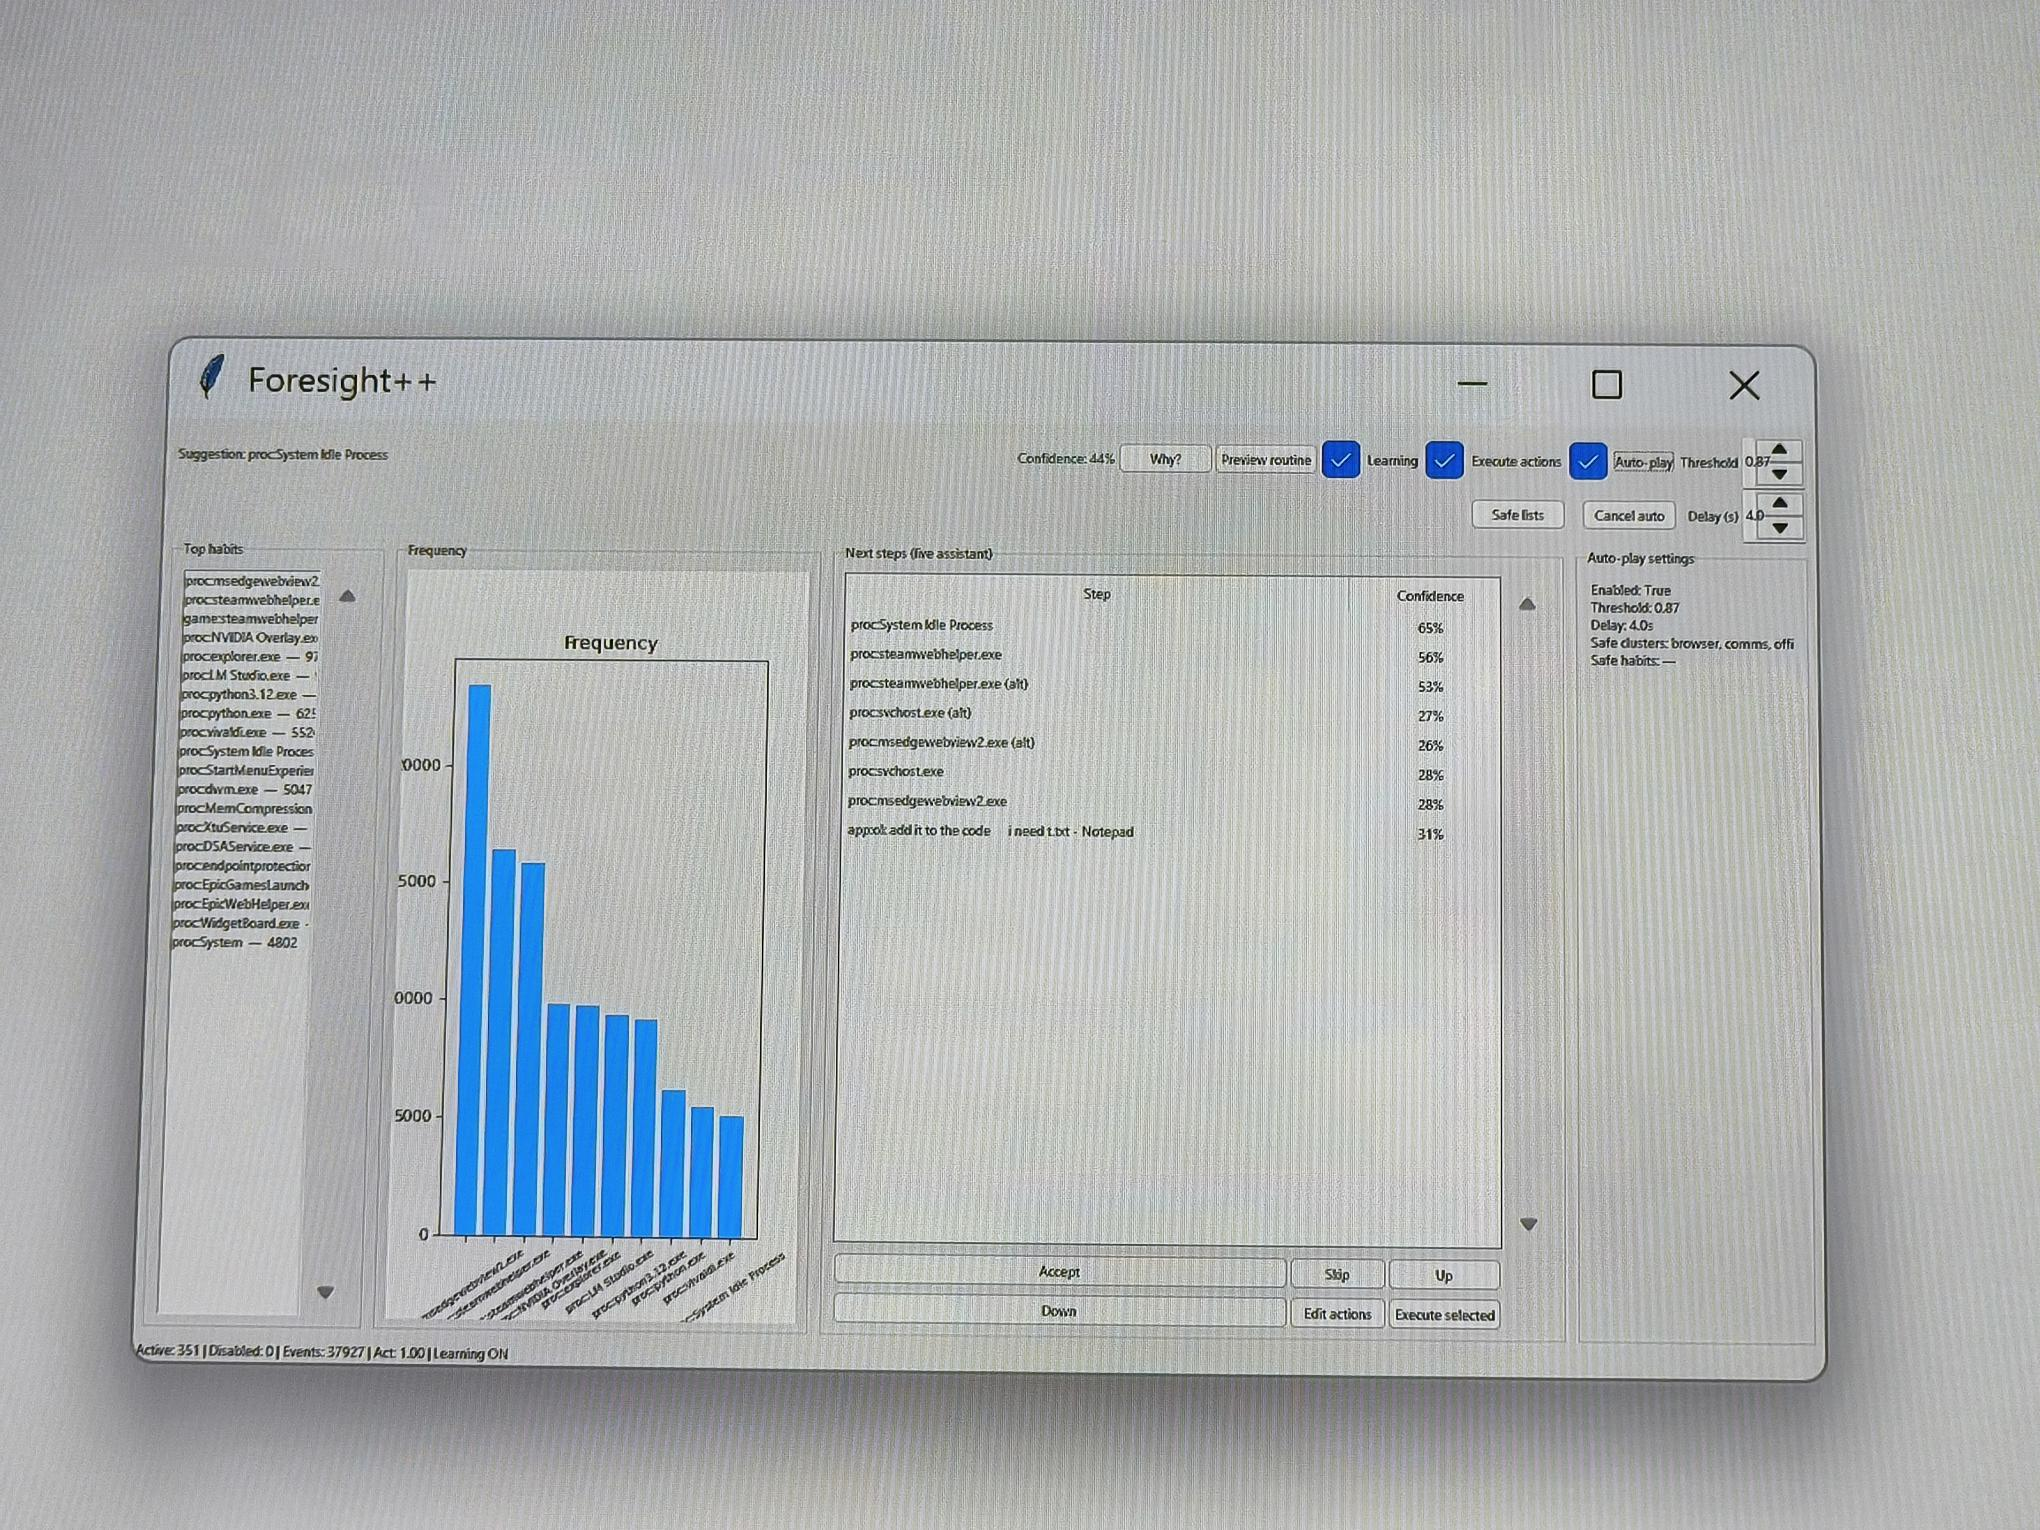

Write Python code to recreate this figure.
#!/usr/bin/env python3
# -*- coding: utf-8 -*-

"""
Foresight++: anticipatory assistant with fast-and-deep upgrades

What's new (fast + deep):
- Slate optimization: chooses the next 3–5 steps to minimize friction (context switches, cold starts).
- Dynamic Bayesian chaining: blends short-/long-range transitions with change-point sensitivity for routine shifts.
- Calendar urgency curves: progressively bias work/comms with approaching events, not just on/off boosts.
- Improved anomaly guardrails: rolling baselines + change-point signals for early, calm outlier prompts.
- Transformer-lite embeddings: learns compact habit/context embeddings without heavy dependencies; generalizes to new/renamed items.
- Routine grammar induction: discovers reusable micro/macro subroutines and recomposes them under constraints.
- Multi-agent ensemble: RoutineAgent + ContextAgent + AnomalyAgent vote; ConfidenceCalibrator blends for stability.
- Why + What-If ready: explanations include signal decomposition and “what would flip this choice.”
- Routine preview in UI: see the likely macro-routine from the current trigger.
- Safe auto-play hardening: requires cluster and (optional) provenance hints before execution.
"""

import sys
import os
import json
import time
import threading
import datetime
import importlib
import subprocess
import base64
import locale
import uuid
from collections import defaultdict, deque, Counter
from typing import Dict, List, Tuple, Optional, Set

# ----------------------------
# Auto-loader (minimal libs)
# ----------------------------
def auto_loader(libraries: List[str]) -> None:
    for lib in libraries:
        try:
            importlib.import_module(lib)
        except ImportError:
            try:
                subprocess.check_call([sys.executable, "-m", "pip", "install", lib])
            except Exception as e:
                print(f"[foresight] Failed to install {lib}: {e}")

auto_loader(["matplotlib", "psutil", "cryptography"])

# Tkinter baseline
try:
    import tkinter as tk
    from tkinter import ttk, messagebox, simpledialog
except Exception as e:
    print("[foresight] Tkinter not available.")
    print(e)
    sys.exit(1)

# Matplotlib (optional visual)
try:
    import matplotlib
    matplotlib.use("Agg")
    import matplotlib.pyplot as plt
    from matplotlib.backends.backend_tkagg import FigureCanvasTkAgg
except Exception:
    plt = None
    FigureCanvasTkAgg = None

# System libraries
import psutil

# Cryptography
from cryptography.fernet import Fernet
from cryptography.hazmat.primitives.kdf.pbkdf2 import PBKDF2HMAC
from cryptography.hazmat.primitives import hashes
from cryptography.hazmat.backends import default_backend

# ----------------------------
# Cross-platform foreground window title (best-effort)
# ----------------------------
def get_foreground_window_title() -> Optional[str]:
    plat = sys.platform
    if plat.startswith("win"):
        try:
            import ctypes
            user32 = ctypes.windll.user32
            try:
                user32.SetProcessDPIAware()
            except Exception:
                pass
            hwnd = user32.GetForegroundWindow()
            if hwnd == 0:
                return None
            length = user32.GetWindowTextLengthW(hwnd)
            buf = ctypes.create_unicode_buffer(length + 1)
            user32.GetWindowTextW(hwnd, buf, length + 1)
            title = buf.value.strip()
            return title if title else None
        except Exception:
            return None
    elif plat == "darwin":
        try:
            from AppKit import NSWorkspace
            active_app = NSWorkspace.sharedWorkspace().frontmostApplication()
            name = active_app.localizedName() if active_app else None
            return name.strip() if name else None
        except Exception:
            return None
    elif plat.startswith("linux"):
        try:
            import subprocess as sp
            out = sp.check_output(["wmctrl", "-lx"], stderr=sp.DEVNULL).decode("utf-8", errors="ignore")
            lines = [l for l in out.splitlines() if l.strip()]
            if lines:
                parts = lines[-1].split()
                title = parts[-1] if parts else ""
                return title.strip() or None
        except Exception:
            pass
        try:
            import subprocess as sp
            out = sp.check_output(["xprop", "-root", "_NET_ACTIVE_WINDOW"], stderr=sp.DEVNULL).decode("utf-8", errors="ignore")
            parts = out.split()
            wid = parts[-1]
            if wid and wid != "0x0":
                out2 = sp.check_output(["xprop", "-id", wid, "WM_NAME"], stderr=sp.DEVNULL).decode("utf-8", errors="ignore")
                if "=" in out2:
                    title = out2.split("=", 1)[1].strip().strip('"')
                    return title if title else None
        except Exception:
            return None
    return None

# ----------------------------
# SecurityGuardian: encryption + suspicion scoring
# ----------------------------
class SecurityGuardian:
    def __init__(self, salt_file: str = "foresight.salt"):
        self.salt_file = salt_file
        self.salt = self._load_or_create_salt()
        self.key = self._derive_key()
        self.fernet = Fernet(self.key)
        self.bad_markers = [
            "login", "verify", "password", "account locked", "free", "prize", "claim",
            "gift", "crypto", "investment", "urgent", "warning", "lottery", "sweepstakes"
        ]
        self.whitelist: Set[str] = set()
        self.watchlist: Set[str] = set()
        self.safe_daily: Dict[str, int] = defaultdict(int)

    def _load_or_create_salt(self) -> bytes:
        if os.path.exists(self.salt_file):
            try:
                with open(self.salt_file, "rb") as f:
                    return f.read()
            except Exception:
                pass
        salt = os.urandom(16)
        try:
            with open(self.salt_file, "wb") as f:
                f.write(salt)
        except Exception:
            pass
        return salt

    def _screen_fingerprint(self) -> str:
        try:
            root = tk.Tk()
            root.withdraw()
            w = root.winfo_screenwidth()
            h = root.winfo_screenheight()
            root.destroy()
            return f"{w}x{h}"
        except Exception:
            return "unknown_screen"

    def _derive_key(self) -> bytes:
        try:
            hostname = os.uname().nodename
        except Exception:
            hostname = os.environ.get("COMPUTERNAME") or os.environ.get("HOSTNAME") or "unknown_host"
        mac = uuid.getnode()
        tz = time.tzname[0] if time.tzname else "unknown_tz"
        try:
            loc = locale.getdefaultlocale()[0] or "unknown_locale"
        except Exception:
            loc = "unknown_locale"
        screen = self._screen_fingerprint()
        fingerprint = f"{hostname}|{mac}|{tz}|{loc}|{screen}"
        kdf = PBKDF2HMAC(algorithm=hashes.SHA256(), length=32, salt=self.salt,
                         iterations=100_000, backend=default_backend())
        return base64.urlsafe_b64encode(kdf.derive(fingerprint.encode("utf-8")))

    def encrypt(self, data: bytes) -> bytes:
        return self.fernet.encrypt(data)

    def decrypt(self, data: bytes) -> bytes:
        return self.fernet.decrypt(data)

    def score_title_suspicion(self, title: str, hour: int, daily_count: int) -> float:
        t = (title or "").lower()
        score = 0.0
        for m in self.bad_markers:
            if m in t:
                score += 0.4
        if hour in (1, 2, 3, 4, 5):
            score += 0.2
        if daily_count == 0 and any(m in t for m in self.bad_markers):
            score += 0.3
        return min(score, 1.0)

    def score_process_suspicion(self, name: str, cpu: float, mem_mb: float,
                                hour: int, seen_before: bool, parent_name: Optional[str],
                                net_connections: int, baseline_net: float) -> float:
        lname = (name or "").lower()
        score = 0.0
        if not seen_before and lname not in {x.lower() for x in self.whitelist}:
            score += 0.35
        if cpu >= 25.0 or mem_mb >= 800.0:
            score += 0.35
        if hour in (1, 2, 3, 4, 5):
            score += 0.15
        suspicious_parents = {"powershell.exe", "cmd.exe", "wscript.exe", "cscript.exe", "bash", "zsh", "sh", "osascript"}
        if parent_name and parent_name.lower() in suspicious_parents:
            score += 0.25
        if lname.endswith(".scr") or lname.endswith(".js") or lname.endswith(".vbs"):
            score += 0.25
        if baseline_net >= 0 and net_connections > baseline_net * 3 + 2:
            score += 0.3
        return min(score, 1.0)

# ----------------------------
# Data structures
# ----------------------------
class HabitStats:
    __slots__ = ("count", "last_ts", "tod_hist")
    def __init__(self, count: int = 0, last_ts: float = 0.0, tod_hist: Optional[Dict[int, int]] = None):
        self.count = count
        self.last_ts = last_ts
        self.tod_hist = tod_hist if tod_hist is not None else {h: 0 for h in range(24)}
    def to_dict(self) -> Dict:
        return {"count": self.count, "last_ts": self.last_ts, "tod_hist": self.tod_hist}
    @staticmethod
    def from_dict(d: Dict) -> "HabitStats":
        return HabitStats(
            count=int(d.get("count", 0)),
            last_ts=float(d.get("last_ts", 0.0)),
            tod_hist={int(k): int(v) for k, v in d.get("tod_hist", {h: 0 for h in range(24)}).items()}
        )

# ----------------------------
# External context fusion (calendar urgency curves)
# ----------------------------
class ContextManager:
    def __init__(self, path: str = "foresight_context.json"):
        self.path = path
        self.data: Dict = {}
        self.last_load = 0.0
        self.reload_interval = 30.0

    def load(self) -> None:
        try:
            if (time.time() - self.last_load) < self.reload_interval and self.data:
                return
            if os.path.exists(self.path):
                with open(self.path, "r", encoding="utf-8") as f:
                    self.data = json.load(f)
            else:
                self.data = {}
            self.last_load = time.time()
        except Exception:
            self.data = {}

    def features(self) -> Dict[str, float]:
        self.load()
        deadline_min = float(self.data.get("deadline_minutes", 0.0))
        meeting_now = bool(self.data.get("meeting_now", False))
        network_burst = float(self.data.get("network_burst", 0.0))  # 0..1
        # urgency curve rises nonlinearly as deadline approaches
        if deadline_min > 0:
            if deadline_min < 15:
                deadline_urgency = 1.0
            elif deadline_min < 60:
                deadline_urgency = 0.75
            elif deadline_min < 120:
                deadline_urgency = 0.45
            else:
                deadline_urgency = max(0.1, 1.0 - (deadline_min / 480.0))
        else:
            deadline_urgency = 0.0
        return {
            "deadline_urgency": max(0.0, min(1.0, deadline_urgency)),
            "meeting_now": 1.0 if meeting_now else 0.0,
            "network_burst": max(0.0, min(1.0, network_burst)),
        }

# ----------------------------
# Confidence calibration
# ----------------------------
class ConfidenceCalibrator:
    def __init__(self, bins: int = 10, history_max: int = 4000):
        self.bins = bins
        self.bin_correct = [0] * bins
        self.bin_total = [0] * bins
        self.history = deque(maxlen=history_max)  # (raw_conf, correct)
        self.alpha = 0.6
        self.global_beta = [1.0, 1.0]  # Beta(a,b)

    def _bin_index(self, conf: float) -> int:
        conf = max(0.0, min(1.0, conf))
        idx = int(conf * self.bins)
        return min(self.bins - 1, idx)

    def update(self, raw_conf: float, correct: bool) -> None:
        idx = self._bin_index(raw_conf)
        self.bin_total[idx] += 1
        if correct:
            self.bin_correct[idx] += 1
            self.global_beta[0] += 1.0
        else:
            self.global_beta[1] += 1.0
        self.history.append((raw_conf, 1 if correct else 0))

    def reliability(self, raw_conf: float) -> float:
        idx = self._bin_index(raw_conf)
        total = self.bin_total[idx]
        a, b = self.global_beta
        global_rel = a / (a + b)
        if total == 0:
            return global_rel
        return (self.bin_correct[idx] + a * 0.1) / (total + (a + b) * 0.1)

    def calibrate(self, raw_conf: float) -> float:
        r = self.reliability(raw_conf)
        return max(0.0, min(1.0, self.alpha * raw_conf + (1 - self.alpha) * r))

# ----------------------------
# Transformer-lite embeddings (compact, dependency-free)
# ----------------------------
class TinyEmbedder:
    """
    Learns 64-d embeddings for:
    - habits (keys like 'web:Docs', 'app:Notepad', 'proc:code.exe')
    - contexts (hour, dow)
    - clusters (browser, ide, office, comms, terminal, play, system)
    Training signal:
    - co-occurrence in short windows
    - sequences (triplets)
    - recency-weighted updates
    """

    def __init__(self, dim: int = 64):
        self.dim = dim
        self.vecs: Dict[str, List[float]] = defaultdict(lambda: [0.0] * dim)
        self.lr = 0.08
        self.decay = 0.995

    def _seed(self, key: str) -> None:
        if key in self.vecs and any(self.vecs[key]):
            return
        h = abs(hash(key))
        rnd = (h % 7919) + 1
        # pseudo-random init in (-0.1, 0.1)
        self.vecs[key] = [(((rnd * (i + 31)) % 104729) / 104729.0 * 0.2 - 0.1) for i in range(self.dim)]



    def _add(self, key: str, vec: List[float], scale: float) -> None:
        self._seed(key)
        kvec = self.vecs[key]
        for i in range(self.dim):
            kvec[i] = self.decay * kvec[i] + self.lr * scale * vec[i]

    def update_pair(self, a: str, b: str, scale: float = 1.0) -> None:
        self._seed(a); self._seed(b)
        av = self.vecs[a]; bv = self.vecs[b]
        # symmetric pull
        self._add(a, bv, scale)
        self._add(b, av, scale)

    def update_triplet(self, a: str, b: str, c: str, scale: float = 1.0) -> None:
        self.update_pair(a, b, scale)
        self.update_pair(b, c, scale)
        self.update_pair(a, c, scale * 0.7)

    def similarity(self, a: str, b: str) -> float:
        self._seed(a); self._seed(b)
        av = self.vecs[a]; bv = self.vecs[b]
        dot = sum(x * y for x, y in zip(av, bv))
        na = (sum(x * x for x in av) ** 0.5) or 1.0
        nb = (sum(y * y for y in bv) ** 0.5) or 1.0
        return max(0.0, min(1.0, dot / (na * nb + 1e-9)))

# ----------------------------
# Grammar induction for routines
# ----------------------------
class RoutineGrammar:
    """
    Induces reusable subroutines from frequent subsequences.
    - mines frequent subsequences (length 3..8)
    - scores them by support and compressibility (how much they reduce description length)
    - provides micro/macro routines keyed by first trigger
    """

    def __init__(self, min_len: int = 3, max_len: int = 8, top_k: int = 80):
        self.min_len = min_len
        self.max_len = max_len
        self.top_k = top_k
        self.rules: Dict[Tuple[str, ...], int] = Counter()
        self.by_trigger: Dict[str, List[Tuple[str, ...]]] = defaultdict(list)
        self.last_build_ts = 0.0

    def ingest(self, events: List[Tuple[float, str]]) -> None:
        seq = [h for ts, h in events if isinstance(h, str) and not h.startswith("advisory:")]
        cc = Counter()
        n = len(seq)
        for L in range(self.min_len, self.max_len + 1):
            for i in range(0, max(0, n - L + 1)):
                window = tuple(seq[i:i+L])
                if not window[0].startswith(("web:", "work:", "proc:", "app:")):
                    continue
                cc[window] += 1
        self.rules = Counter(dict(cc.most_common(self.top_k)))
        self._index_by_trigger()
        self.last_build_ts = time.time()

    def _index_by_trigger(self) -> None:
        idx = defaultdict(list)
        for chain, cnt in self.rules.items():
            idx[chain[0]].append(chain)
        for k in idx:
            idx[k].sort(key=lambda c: (len(c), self.rules.get(c, 0)), reverse=True)
        self.by_trigger = idx

    def routine_from_trigger(self, trigger: str) -> Optional[List[str]]:
        best = self.by_trigger.get(trigger)
        return list(best[0]) if best else None

# ----------------------------
# Next-gen predictor with multi-agent ensemble
# ----------------------------
class NextGenPredictor:
    def __init__(self):
        # transitions
        self.transitions1: Dict[str, Dict[str, float]] = defaultdict(lambda: defaultdict(float))
        self.transitions2: Dict[Tuple[str, str], Dict[str, float]] = defaultdict(lambda: defaultdict(float))
        self.transitions3: Dict[Tuple[str, str, str], Dict[str, float]] = defaultdict(lambda: defaultdict(float))

        # dynamic Bayesian chaining hyperparams
        self.cp_sensitivity = 0.15  # change-point penalty/boost factor

        # context biases
        self.context_bias: Dict[Tuple[int, int, int], Dict[str, float]] = defaultdict(lambda: defaultdict(float))
        self.season_month_bias: Dict[Tuple[int, int], Dict[str, float]] = defaultdict(lambda: defaultdict(float))
        self.season_wom_bias: Dict[Tuple[int, int], Dict[str, float]] = defaultdict(lambda: defaultdict(float))

        # clusters
        self.cluster_map = {
            "browser": ["chrome", "edge", "firefox", "brave", "opera", "safari"],
            "ide": ["code", "vscode", "pycharm", "idea", "sublime"],
            "office": ["word", "excel", "powerpoint", "outlook"],
            "terminal": ["powershell", "cmd", "bash", "zsh", "terminal"],
            "comms": ["teams", "slack", "discord", "zoom", "meet"],
            "play": ["steam", "epic", "game"],
            "system": ["settings", "taskmgr", "monitor", "process"]
        }

        # semantic bias
        self.tag_bias = {"work": 0.12, "comms": 0.10, "system": 0.06, "play": -0.08}
        self.cluster_weight = 0.15

        # decay & learning
        self.base_decay = 0.98
        self.adaptive_factor = 0.02
        self.lr = 0.06

        # weights
        self.weights = {
            "sequence1": 1.0, "sequence2": 1.2, "sequence3": 1.25,
            "context": 1.0, "season_month": 0.6, "season_wom": 0.6,
            "tod": 0.8, "global": 0.7, "cluster": 0.3, "recency": 0.6
        }

        # ensemble agent weights
        self.agent_weights = {"routine": 0.5, "context": 0.35, "anomaly": 0.15}

        self._lock = threading.RLock()
        self.stability_counter = 0

        # anomaly baseline + change-point monitoring
        self.anomaly_baseline: Dict[Tuple[int,int], Dict[str, float]] = defaultdict(lambda: defaultdict(float))
        self.cp_window = deque(maxlen=50)  # track recent prediction/accept outcomes

        # embeddings
        self.embedder = TinyEmbedder(dim=64)

    def _habit_cluster(self, habit_key: Optional[str]) -> Optional[str]:
        if not habit_key:
            return None
        h = habit_key.lower()
        for cname, keywords in self.cluster_map.items():
            if any(k in h for k in keywords):
                return cname
        if habit_key.startswith("web:"):
            return "browser"
        if habit_key.startswith("work:"):
            return "office"
        if habit_key.startswith("proc:"):
            return "system"
        return None

    def _semantic_tag(self, habit_key: Optional[str], hour: int) -> Optional[str]:
        if not habit_key:
            return None
        cl = self._habit_cluster(habit_key)
        if cl in {"office", "ide", "terminal"}:
            return "work"
        if cl == "comms":
            return "comms"
        if cl == "system":
            return "system"
        if cl == "browser":
            # learned time windows can be introduced by user later; simple default:
            return "work" if 8 <= hour <= 18 else "play"
        return None

    def _adaptive_decay(self) -> float:
        adj = max(-0.03, min(0.03, (self.stability_counter / 20.0) * self.adaptive_factor))
        return max(0.94, min(0.995, self.base_decay + adj))

    def update_sequence(self, prev1: Optional[str], prev2: Optional[str], prev3: Optional[str], curr: str) -> None:
        if not curr:
            return
        with self._lock:
            decay = self._adaptive_decay()
            # embeddings update
            hour_key = f"hour:{datetime.datetime.fromtimestamp(time.time()).hour}"
            cluster = self._habit_cluster(curr) or "unknown"
            self.embedder.update_triplet(prev1 or "null", curr, cluster, scale=1.0)
            self.embedder.update_pair(curr, hour_key, scale=0.7)

            if prev1:
                for nxt in list(self.transitions1[prev1].keys()):
                    self.transitions1[prev1][nxt] *= decay
                self.transitions1[prev1][curr] += 1.0
                c1 = self._habit_cluster(prev1)
                c2 = self._habit_cluster(curr)
                if c1 and c2 and c1 == c2:
                    self.transitions1[prev1][curr] += self.cluster_weight
            if prev1 and prev2:
                key2 = (prev2, prev1)
                for nxt in list(self.transitions2[key2].keys()):
                    self.transitions2[key2][nxt] *= decay
                self.transitions2[key2][curr] += 1.0
            if prev1 and prev2 and prev3:
                key3 = (prev3, prev2, prev1)
                for nxt in list(self.transitions3[key3].keys()):
                    self.transitions3[key3][nxt] *= decay
                self.transitions3[key3][curr] += 1.0

    def _week_of_month(self, dt: datetime.datetime) -> int:
        first_day = dt.replace(day=1)
        dom = dt.day
        adjusted_dom = dom + first_day.weekday()
        return int((adjusted_dom - 1) / 7) + 1

    def update_context(self, dt: datetime.datetime, habit_key: str) -> None:
        hour = dt.hour
        dow = dt.weekday()
        weekend = 1 if dow >= 5 else 0
        month = dt.month
        wom = self._week_of_month(dt)
        with self._lock:
            self.context_bias[(hour, dow, weekend)][habit_key] += 1.0
            self.season_month_bias[(month, dow)][habit_key] += 1.0
            self.season_wom_bias[(wom, dow)][habit_key] += 1.0
            self.anomaly_baseline[(hour, dow)][habit_key] += 1.0

    def _tod_smoothing(self, hour: int, habits: Dict[str, HabitStats]) -> Dict[str, float]:
        kernel = {0: 0.25, 1: 0.5, 2: 0.25}
        scores = {}
        for hkey, stats in habits.items():
            val = 0.0
            for dk, w in kernel.items():
                hh = (hour - 1 + dk) % 24
                val += w * float(stats.tod_hist.get(hh, 0))
            scores[hkey] = val
        total = sum(scores.values()) or 1.0
        return {k: (v / total) for k, v in scores.items()}

    def _recency_scores(self, now_ts: float, habits: Dict[str, HabitStats]) -> Dict[str, float]:
        lam = 1.0 / 24.0
        scores = {}
        for hkey, stats in habits.items():
            dt_hours = max(0.0, (now_ts - (stats.last_ts or 0.0)) / 3600.0)
            scores[hkey] = (2.71828 ** (-lam * dt_hours))
        total = sum(scores.values()) or 1.0
        return {k: (v / total) for k, v in scores.items()}

    def _norm(self, d: Dict[str, float]) -> Dict[str, float]:
        total = float(sum(d.values()))
        if total <= 0.0:
            return {k: 0.0 for k in d.keys()}
        return {k: (v / total) for k, v in d.items()}

    def _score_snapshot(self, prev1: Optional[str], prev2: Optional[str], prev3: Optional[str],
                        dt: datetime.datetime, habits: Dict[str, HabitStats], now_ts: float,
                        ctx_features: Optional[Dict[str,float]] = None) -> Tuple[Dict[str, float], Dict[str, Dict[str, float]]]:
        hour = dt.hour
        dow = dt.weekday()
        weekend = 1 if dow >= 5 else 0
        month = dt.month
        wom = self._week_of_month(dt)

        # Routine agent (sequence + embeddings generalization)
        seq1 = defaultdict(float)
        if prev1 and prev1 in self.transitions1:
            for nxt, cnt in self.transitions1[prev1].items():
                seq1[nxt] += cnt

        seq2 = defaultdict(float)
        k2 = (prev2, prev1) if (prev2 and prev1) else None
        if k2 and k2 in self.transitions2:
            for nxt, cnt in self.transitions2[k2].items():
                seq2[nxt] += cnt

        seq3 = defaultdict(float)
        k3 = (prev3, prev2, prev1) if (prev3 and prev2 and prev1) else None
        if k3 and k3 in self.transitions3:
            for nxt, cnt in self.transitions3[k3].items():
                seq3[nxt] += cnt

        # embeddings similarity to prev1
        emb_scores = defaultdict(float)
        if prev1:
            for h in habits.keys():
                emb_scores[h] = self.embedder.similarity(prev1, h)

        # Context agent
        ctx = defaultdict(float)
        for h, cnt in self.context_bias[(hour, dow, weekend)].items():
            ctx[h] += cnt

        season_m = defaultdict(float)
        for h, cnt in self.season_month_bias[(month, dow)].items():
            season_m[h] += cnt

        season_w = defaultdict(float)
        for h, cnt in self.season_wom_bias[(wom, dow)].items():
            season_w[h] += cnt

        glob_scores = {h: s.count for h, s in habits.items()}
        tod_scores = self._tod_smoothing(hour, habits)
        rec_scores = self._recency_scores(now_ts, habits)

        seq1_n = self._norm(seq1)
        seq2_n = self._norm(seq2)
        seq3_n = self._norm(seq3)
        emb_n = self._norm(emb_scores)
        ctx_n = self._norm(ctx)
        season_m_n = self._norm(season_m)
        season_w_n = self._norm(season_w)
        glob_n = self._norm(glob_scores)

        routine_score = defaultdict(float)
        context_score = defaultdict(float)
        anomaly_signal = defaultdict(float)

        components = {
            "sequence1": {}, "sequence2": {}, "sequence3": {}, "embeddings": {},
            "context": {}, "season_month": {}, "season_wom": {},
            "tod": {}, "global": {}, "cluster": {}, "recency": {}, "semantic": {},
            "anomaly": {}
        }

        # compute scores
        for h in habits.keys():
            # routine agent
            r = (self.weights["sequence1"] * seq1_n.get(h, 0.0)
                 + self.weights["sequence2"] * seq2_n.get(h, 0.0)
                 + self.weights["sequence3"] * seq3_n.get(h, 0.0)
                 + 0.8 * emb_n.get(h, 0.0))
            c_prev = self._habit_cluster(prev1) if prev1 else None
            c_h = self._habit_cluster(h)
            if c_prev and c_h and c_prev == c_h:
                r += self.weights["cluster"] * 0.5
                components["cluster"][h] = self.weights["cluster"] * 0.5

            # context agent
            tag = self._semantic_tag(h, hour)
            sem_bias = self.tag_bias.get(tag, 0.0) if tag else 0.0
            c = (self.weights["context"]   * ctx_n.get(h, 0.0)
                 + self.weights["season_month"] * season_m_n.get(h, 0.0)
                 + self.weights["season_wom"]   * season_w_n.get(h, 0.0)
                 + self.weights["tod"]       * tod_scores.get(h, 0.0)
                 + self.weights["global"]    * glob_n.get(h, 0.0)
                 + self.weights["recency"]   * rec_scores.get(h, 0.0)
                 + sem_bias)

            # urgency curves
            if ctx_features:
                du = ctx_features.get("deadline_urgency", 0.0)
                meet = ctx_features.get("meeting_now", 0.0)
                if du > 0 and tag == "work":
                    c += 0.12 * du
                if meet > 0 and (c_h == "comms" or tag == "comms"):
                    c += 0.18
                if ctx_features.get("network_burst", 0.0) > 0.6 and c_h == "browser":
                    c += 0.08

            routine_score[h] = r
            context_score[h] = c

            components["sequence1"][h] = self.weights["sequence1"] * seq1_n.get(h, 0.0)
            components["sequence2"][h] = self.weights["sequence2"] * seq2_n.get(h, 0.0)
            components["sequence3"][h] = self.weights["sequence3"] * seq3_n.get(h, 0.0)
            components["embeddings"][h] = 0.8 * emb_n.get(h, 0.0)
            components["context"][h]   = self.weights["context"]   * ctx_n.get(h, 0.0)
            components["season_month"][h] = self.weights["season_month"] * season_m_n.get(h, 0.0)
            components["season_wom"][h]   = self.weights["season_wom"]   * season_w_n.get(h, 0.0)
            components["tod"][h]       = self.weights["tod"]       * tod_scores.get(h, 0.0)
            components["global"][h]    = self.weights["global"]    * glob_n.get(h, 0.0)
            components["recency"][h]   = self.weights["recency"]   * rec_scores.get(h, 0.0)
            components["semantic"][h]  = sem_bias

            # anomaly agent signal (baseline deviation)
            baseline = self.anomaly_baseline[(hour, dow)].get(h, 0.0)
            norm_base = baseline / (baseline + 8.0)
            total_local = r + c
            ratio = abs(total_local - norm_base) / (total_local + norm_base + 1e-9)
            anomaly_signal[h] = max(0.0, min(1.0, ratio))
            components["anomaly"][h] = anomaly_signal[h]

        # ensemble combination
        final_scores = defaultdict(float)
        for h in habits.keys():
            final_scores[h] = (self.agent_weights["routine"] * routine_score[h]
                               + self.agent_weights["context"] * context_score[h]
                               + self.agent_weights["anomaly"] * (1.0 - anomaly_signal[h]))  # lower anomaly boosts confidence

        return final_scores, components

    def _choose(self, scores: Dict[str, float]) -> Tuple[Optional[str], float]:
        if not scores:
            return None, 0.0
        items = sorted(scores.items(), key=lambda x: x[1], reverse=True)
        best_h, best_s = items[0]
        second_s = items[1][1] if len(items) > 1 else 0.0
        total = sum(v for _, v in items) or 1.0
        margin = best_s - second_s
        conf = max(0.05, min(1.0, (best_s / total) + 0.5 * (margin / (best_s + 1e-9))))
        return best_h, conf

    def _choose_top_k(self, scores: Dict[str, float], k: int = 5) -> List[Tuple[str, float]]:
        items = sorted(scores.items(), key=lambda x: x[1], reverse=True)[:k]
        total = sum(v for _, v in items) or 1.0
        ranked = []
        for i, (h, s) in enumerate(items):
            next_s = items[i+1][1] if i+1 < len(items) else 0.0
            margin = s - next_s
            conf = max(0.05, min(1.0, (s / total) + 0.5 * (margin / (s + 1e-9))))
            ranked.append((h, conf))
        return ranked

    def reward(self, matched: bool, strong: bool = False) -> None:
        with self._lock:
            delta = (self.lr * (1.6 if strong else 1.0)) if matched else (-self.lr * (1.6 if strong else 1.0))
            self.stability_counter = max(-20, min(20, self.stability_counter + (2 if matched else -3)))
            for k in self.weights:
                self.weights[k] = max(0.05, self.weights[k] + delta * (0.5 if k in {"global", "tod"} else 1.0))
            # change-point window
            self.cp_window.append(1 if matched else 0)

    def change_point_factor(self) -> float:
        # if recent accuracy drops, increase exploration and embedder reliance
        if len(self.cp_window) < 20:
            return 1.0
        avg = sum(self.cp_window) / len(self.cp_window)
        if avg < 0.55:
            return 1.0 + self.cp_sensitivity
        elif avg > 0.8:
            return 1.0 - (self.cp_sensitivity * 0.5)
        return 1.0

    def to_dict(self) -> Dict:
        with self._lock:
            return {
                "transitions1": {src: dict(dst) for src, dst in self.transitions1.items()},
                "transitions2": {"|".join(src): dict(dst) for src, dst in self.transitions2.items()},
                "transitions3": {"|".join(src): dict(dst) for src, dst in self.transitions3.items()},
                "context_bias": {f"{hour},{dow},{weekend}": dict(hs) for (hour, dow, weekend), hs in self.context_bias.items()},
                "season_month_bias": {f"{month},{dow}": dict(hs) for (month, dow), hs in self.season_month_bias.items()},
                "season_wom_bias": {f"{wom},{dow}": dict(hs) for (wom, dow), hs in self.season_wom_bias.items()},
                "weights": dict(self.weights),
                "agent_weights": dict(self.agent_weights),
                "cluster_weight": self.cluster_weight,
                "base_decay": self.base_decay,
                "adaptive_factor": self.adaptive_factor,
                "lr": self.lr,
                "stability_counter": self.stability_counter,
                "anomaly_baseline": {f"{h},{d}": dict(v) for (h,d), v in self.anomaly_baseline.items()},
                "cp_window": list(self.cp_window),
            }

    def from_dict(self, d: Dict) -> None:
        with self._lock:
            # transitions
            self.transitions1 = defaultdict(lambda: defaultdict(float))
            for src, dst_map in d.get("transitions1", {}).items():
                self.transitions1[src] = defaultdict(float, {k: float(v) for k, v in dst_map.items()})
            self.transitions2 = defaultdict(lambda: defaultdict(float))
            for k, dst_map in d.get("transitions2", {}).items():
                try:
                    prev2, prev1 = k.split("|")
                    key = (prev2, prev1)
                except Exception:
                    continue
                self.transitions2[key] = defaultdict(float, {h: float(v) for h, v in dst_map.items()})
            self.transitions3 = defaultdict(lambda: defaultdict(float))
            for k, dst_map in d.get("transitions3", {}).items():
                try:
                    prev3, prev2, prev1 = k.split("|")
                    key = (prev3, prev2, prev1)
                except Exception:
                    continue
                self.transitions3[key] = defaultdict(float, {h: float(v) for h, v in dst_map.items()})

            # biases
            self.context_bias = defaultdict(lambda: defaultdict(float))
            for k, hs in d.get("context_bias", {}).items():
                try:
                    hour_str, dow_str, weekend_str = k.split(",")
                    key = (int(hour_str), int(dow_str), int(weekend_str))
                except Exception:
                    continue
                self.context_bias[key] = defaultdict(float, {h: float(v) for h, v in hs.items()})

            self.season_month_bias = defaultdict(lambda: defaultdict(float))
            for k, hs in d.get("season_month_bias", {}).items():
                try:
                    month_str, dow_str = k.split(",")
                    key = (int(month_str), int(dow_str))
                except Exception:
                    continue
                self.season_month_bias[key] = defaultdict(float, {h: float(v) for h, v in hs.items()})

            self.season_wom_bias = defaultdict(lambda: defaultdict(float))
            for k, hs in d.get("season_wom_bias", {}).items():
                try:
                    wom_str, dow_str = k.split(",")
                    key = (int(wom_str), int(dow_str))
                except Exception:
                    continue
                self.season_wom_bias[key] = defaultdict(float, {h: float(v) for h, v in hs.items()})

            # params
            self.weights = {k: float(v) for k, v in d.get("weights", self.weights).items()}
            self.agent_weights = {k: float(v) for k, v in d.get("agent_weights", self.agent_weights).items()}
            self.cluster_weight = float(d.get("cluster_weight", self.cluster_weight))
            self.base_decay = float(d.get("base_decay", self.base_decay))
            self.adaptive_factor = float(d.get("adaptive_factor", self.adaptive_factor))
            self.lr = float(d.get("lr", self.lr))
            self.stability_counter = int(d.get("stability_counter", self.stability_counter))

            # anomaly baseline + cp window
            ab = d.get("anomaly_baseline", {})
            self.anomaly_baseline = defaultdict(lambda: defaultdict(float))
            for k, v in ab.items():
                try:
                    hh, dd = k.split(",")
                    key = (int(hh), int(dd))
                except Exception:
                    continue
                self.anomaly_baseline[key] = defaultdict(float, {h: float(s) for h, s in v.items()})
            cpw = d.get("cp_window", [])
            self.cp_window.clear()
            for x in cpw:
                self.cp_window.append(int(x))

# ----------------------------
# Workflow chains + grammar induction wrapper
# ----------------------------
class WorkflowChains:
    def __init__(self, min_len: int = 3, max_len: int = 8, top_k: int = 100):
        self.min_len = min_len
        self.max_len = max_len
        self.top_k = top_k
        self.chain_counts: Dict[Tuple[str, ...], int] = Counter()
        self.hierarchy: Dict[str, List[Tuple[str, ...]]] = defaultdict(list)
        self.last_build_ts = 0.0
        self.grammar = RoutineGrammar(min_len=min_len, max_len=max_len, top_k=top_k)

    def ingest_log(self, events: List[Tuple[float, str]]) -> None:
        # frequent subsequences
        seq = [h for ts, h in events if isinstance(h, str) and not h.startswith("advisory:")]
        cc = Counter()
        n = len(seq)
        for L in range(self.min_len, self.max_len + 1):
            for i in range(0, max(0, n - L + 1)):
                window = tuple(seq[i:i+L])
                if not window[0].startswith(("web:", "work:", "proc:", "app:")):
                    continue
                cc[window] += 1
        self.chain_counts = Counter(dict(cc.most_common(self.top_k)))
        self._build_hierarchy()
        self.grammar.ingest(events)
        self.last_build_ts = time.time()

    def _build_hierarchy(self) -> None:
        hier = defaultdict(list)
        for chain, _ in self.chain_counts.items():
            trigger = chain[0]
            hier[trigger].append(chain)
        for k in hier:
            hier[k].sort(key=lambda c: (len(c), self.chain_counts.get(c, 0)), reverse=True)
        self.hierarchy = hier

    def next_in_chain(self, prev1: Optional[str], prev2: Optional[str], prev3: Optional[str]) -> Optional[Tuple[str, float]]:
        if not prev1:
            return None
        tails = [(3, (prev3, prev2, prev1)), (2, (prev2, prev1)), (1, (prev1,))]
        best = None
        best_score = 0.0
        for L, tail in tails:
            if any(t is None for t in tail):
                continue
            for chain, cnt in self.chain_counts.items():
                if len(chain) <= L:
                    continue
                if tuple(chain[:L]) == tail:
                    candidate = chain[L]
                    score = cnt * (1.0 + 0.25 * (L-1)) * (1.0 + 0.06 * len(chain))
                    if score > best_score:
                        best = candidate
                        best_score = score
        if best:
            max_cnt = max(self.chain_counts.values()) if self.chain_counts else 1
            conf_like = min(1.0, 0.6 + 0.4 * (best_score / (max_cnt + 1e-9)))
            return best, conf_like
        return None

    def routine_for_trigger(self, trigger: str) -> Optional[List[str]]:
        # prefer grammar induction if available
        routine = self.grammar.routine_from_trigger(trigger)
        if routine:
            return routine
        chains = self.hierarchy.get(trigger) or []
        return list(chains[0]) if chains else None

    def to_dict(self) -> Dict:
        return {
            "min_len": self.min_len,
            "max_len": self.max_len,
            "top_k": self.top_k,
            "chains": { "|".join(k): int(v) for k, v in self.chain_counts.items() },
            "last_build_ts": self.last_build_ts
        }

    def from_dict(self, d: Dict) -> None:
        self.min_len = int(d.get("min_len", self.min_len))
        self.max_len = int(d.get("max_len", self.max_len))
        self.top_k = int(d.get("top_k", self.top_k))
        cc = Counter()
        for k, v in d.get("chains", {}).items():
            try:
                tup = tuple(k.split("|"))
                cc[tup] = int(v)
            except Exception:
                continue
        self.chain_counts = cc
        self._build_hierarchy()
        self.last_build_ts = float(d.get("last_build_ts", 0.0))

# ----------------------------
# System monitor
# ----------------------------
class SystemMonitor:
    def __init__(self):
        self.browser_markers = ["Chrome", "Edge", "Firefox", "Brave", "Opera", "Safari"]
        self.cpu_threshold = 2.0
        self.mem_threshold_mb = 100.0
        self.disabled_items: Set[str] = set()
        self._lock = threading.RLock()
        self.net_baseline: Dict[str, float] = defaultdict(lambda: -1.0)

    def normalize_habit(self, raw: str) -> str:
        raw = (raw or "").strip()
        return raw[:128] if raw else ""

    def derive_browser_title_habit(self, title: Optional[str]) -> Optional[str]:
        if not title:
            return None
        for marker in self.browser_markers:
            sep = f" - {marker}"
            if sep in title:
                base = title.split(sep)[0].strip()
                if base:
                    return f"web:{base}"
        return f"app:{title}" if title else None

    def scan_foreground(self) -> Optional[str]:
        title = get_foreground_window_title()
        habit = self.derive_browser_title_habit(title)
        return self.normalize_habit(habit) if habit else None

    def scan_processes(self) -> List[Tuple[str, int, float, float, Optional[str], int, float]]:
        habits: List[Tuple[str, int, float, float, Optional[str], int, float]] = []
        for p in psutil.process_iter(attrs=["pid", "name"]):
            try:
                name = p.info.get("name") or ""
                if not name:
                    continue
                pid = int(p.info.get("pid"))
                parent_name = None
                try:
                    par = p.parent(); parent_name = par.name() if par else None
                except Exception:
                    parent_name = None

                key = self.normalize_habit(f"proc:{name}")
                with self._lock:
                    disabled = key in self.disabled_items
                cpu = p.cpu_percent(interval=0.0) or 0.0
                mem_mb = (p.memory_info().rss / (1024.0 * 1024.0)) if not disabled else 0.0

                net_conns = 0
                baseline = self.net_baseline.get(name, -1.0)
                try:
                    cons = p.connections(kind='inet')
                    net_conns = len(cons)
                    if baseline < 0:
                        self.net_baseline[name] = net_conns * 1.0
                    else:
                        self.net_baseline[name] = baseline * 0.95 + net_conns * 0.05
                    baseline = self.net_baseline[name]
                except Exception:
                    pass

                if disabled:
                    if cpu > self.cpu_threshold:
                        habits.append((key, pid, cpu, mem_mb, parent_name, net_conns, baseline))
                    continue

                if cpu >= self.cpu_threshold or mem_mb >= self.mem_threshold_mb or net_conns > (baseline * 2 + 2):
                    habits.append((key, pid, cpu, mem_mb, parent_name, net_conns, baseline))
                    lname = name.lower()
                    if any(tag in lname for tag in ["steam", "epic", "game"]):
                        habits.append((self.normalize_habit(f"play:{name}"), pid, cpu, mem_mb, parent_name, net_conns, baseline))
                    if any(tag in lname for tag in ["powershell", "cmd", "terminal", "vscode", "pycharm", "excel", "word", "outlook", "bash", "zsh", "teams", "slack"]):
                        habits.append((self.normalize_habit(f"work:{name}"), pid, cpu, mem_mb, parent_name, net_conns, baseline))
            except Exception:
                continue
        return habits

    def mark_disabled(self, items: List[str]) -> None:
        with self._lock:
            for it in items:
                if it:
                    self.disabled_items.add(it)

    def mark_enabled(self, items: List[str]) -> None:
        with self._lock:
            for it in items:
                if it and it in self.disabled_items:
                    self.disabled_items.remove(it)

# ----------------------------
# Intrusion alert
# ----------------------------
class IntrusionAlert:
    def __init__(self, message: str, pid: Optional[int], habit_key: Optional[str], severity: float):
        self.message = message
        self.pid = pid
        self.habit_key = habit_key
        self.severity = severity
        self.timestamp = time.time()

# ----------------------------
# Slate optimization (friction-aware planning)
# ----------------------------
def friction_cost(prev: Optional[str], nxt: Optional[str]) -> float:
    if not prev or not nxt:
        return 0.5
    # cost by cluster switch and app cold start hints
    pc = prev.split(":")[0] if ":" in prev else prev
    nc = nxt.split(":")[0] if ":" in nxt else nxt
    cost = 0.2 if pc == nc else 0.8
    # heavier cost if switching from proc: to web:/app: etc.
    if pc == "proc" and nc in {"web", "app"}:
        cost += 0.4
    return max(0.1, min(1.5, cost))

def choose_slate(candidates: List[Tuple[str, float]], length: int = 5, context_prev: Optional[str] = None) -> List[Tuple[str, float]]:
    # pick top-n slate minimizing cumulative friction, while keeping confidence strong
    if not candidates:
        return []
    slate = []
    prev = context_prev
    pool = candidates[:]
    for _ in range(min(length, len(pool))):
        # score = confidence - friction_penalty
        best = None
        best_score = -999
        best_item = None
        for h, c in pool:
            score = c - 0.25 * friction_cost(prev, h)
            if score > best_score:
                best_score = score
                best_item = (h, c)
                best = h
        if best_item:
            slate.append(best_item)
            prev = best
            pool = [x for x in pool if x[0] != best]
    return slate

# ----------------------------
# Foresight engine
# ----------------------------
class Foresight:
    def __init__(self, cache_file: str = "foresight_cache.bin"):
        self.cache_file = cache_file
        self._lock = threading.RLock()
        self.guard = SecurityGuardian()
        self.habits: Dict[str, HabitStats] = {}
        self.disabled_habits: Dict[str, HabitStats] = {}
        self.event_log: List[Tuple[float, str]] = []
        self.predictor = NextGenPredictor()
        self.calibrator = ConfidenceCalibrator()
        self.workflows = WorkflowChains()
        self.context = ContextManager()
        self.learning_enabled = True
        self.activity_score = 0.0
        self.last_review_day = None
        self.monitor = SystemMonitor()
        self.alert_queue: deque[IntrusionAlert] = deque(maxlen=200)
        self.action_map: Dict[str, Dict[str, str]] = {}

        # Auto-play settings
        self.auto_play_enabled: bool = False
        self.auto_play_threshold: float = 0.87
        self.auto_play_delay_sec: float = 4.0
        self.auto_safe_clusters: Set[str] = {"browser", "office", "comms"}
        self.auto_whitelist_habits: Set[str] = set()
        self._load_cache()

    def _load_cache(self) -> None:
        if not os.path.exists(self.cache_file):
            return
        with self._lock:
            try:
                with open(self.cache_file, "rb") as f:
                    enc = f.read()
                raw = self.guard.decrypt(enc)
                data = json.loads(raw.decode("utf-8"))
                self.habits = {h: HabitStats.from_dict(s) for h, s in data.get("habits", {}).items()}
                self.disabled_habits = {h: HabitStats.from_dict(s) for h, s in data.get("disabled", {}).items()}
                self.event_log = [(float(ts), str(h)) for ts, h in data.get("event_log", [])][-60000:]
                self.last_review_day = data.get("last_review_day")
                self.guard.whitelist = set(data.get("whitelist", []))
                self.action_map = data.get("action_map", {})
                self.auto_play_enabled = bool(data.get("auto_play_enabled", self.auto_play_enabled))
                self.auto_play_threshold = float(data.get("auto_play_threshold", self.auto_play_threshold))
                self.auto_play_delay_sec = float(data.get("auto_play_delay_sec", self.auto_play_delay_sec))
                self.auto_safe_clusters = set(data.get("auto_safe_clusters", list(self.auto_safe_clusters)))
                self.auto_whitelist_habits = set(data.get("auto_whitelist_habits", list(self.auto_whitelist_habits)))
                self.monitor.mark_disabled(list(self.disabled_habits.keys()))
                pred_state = data.get("predictor_state")
                if pred_state:
                    self.predictor.from_dict(pred_state)
                calib_state = data.get("calibrator_state")
                if calib_state:
                    self.calibrator = ConfidenceCalibrator()
                    # if desired, load saved state here
                wf_state = data.get("workflow_state")
                if wf_state:
                    self.workflows.from_dict(wf_state)
            except Exception:
                self.habits = {}
                self.disabled_habits = {}
                self.event_log = []
                self.last_review_day = None
                self.guard.whitelist = set()
                self.action_map = {}

    def _save_cache(self) -> None:
        with self._lock:
            data = {
                "habits": {h: s.to_dict() for h, s in self.habits.items()},
                "disabled": {h: s.to_dict() for h, s in self.disabled_habits.items()},
                "event_log": self.event_log[-60000:],
                "last_review_day": self.last_review_day,
                "whitelist": list(self.guard.whitelist),
                "predictor_state": self.predictor.to_dict(),
                "calibrator_state": {"bins": self.calibrator.bins},  # minimal
                "workflow_state": self.workflows.to_dict(),
                "action_map": self.action_map,
                "auto_play_enabled": self.auto_play_enabled,
                "auto_play_threshold": self.auto_play_threshold,
                "auto_play_delay_sec": self.auto_play_delay_sec,
                "auto_safe_clusters": list(self.auto_safe_clusters),
                "auto_whitelist_habits": list(self.auto_whitelist_habits),
            }
            raw = json.dumps(data).encode("utf-8")
            enc = self.guard.encrypt(raw)
            tmp = self.cache_file + ".tmp"
            with open(tmp, "wb") as f:
                f.write(enc)
            os.replace(tmp, self.cache_file)

    def record_habit(self, habit: str, ts: Optional[float] = None) -> None:
        if not habit or not habit.strip():
            return
        habit = habit.strip()
        now = ts if ts is not None else time.time()
        dt = datetime.datetime.fromtimestamp(now)
        hour = dt.hour
        with self._lock:
            if habit in self.disabled_habits:
                self.habits[habit] = self.disabled_habits.pop(habit)
                self.monitor.mark_enabled([habit])
            stats = self.habits.get(habit) or HabitStats()
            self.habits[habit] = stats
            stats.count += 1
            stats.last_ts = now
            stats.tod_hist[hour] = stats.tod_hist.get(hour, 0) + 1

            prev1 = self.event_log[-1][1] if self.event_log else None
            prev2 = self.event_log[-2][1] if len(self.event_log) > 1 else None
            prev3 = self.event_log[-3][1] if len(self.event_log) > 2 else None
            prev1 = prev1 if isinstance(prev1, str) and not prev1.startswith("advisory:") else None
            prev2 = prev2 if isinstance(prev2, str) and not prev2.startswith("advisory:") else None
            prev3 = prev3 if isinstance(prev3, str) and not prev3.startswith("advisory:") else None

            self.predictor.update_sequence(prev1, prev2, prev3, habit)
            self.predictor.update_context(dt, habit)
            self.event_log.append((now, habit))
            if len(self.event_log) > 60000:
                self.event_log = self.event_log[-60000:]
            self.activity_score = min(1.0, self.activity_score + 0.08)
            if habit.startswith("web:"):
                today = dt.strftime("%Y-%m-%d")
                key = f"{today}|{habit}"
                self.guard.safe_daily[key] += 1

        # refresh chains + grammar periodically
        if (time.time() - self.workflows.last_build_ts) > 45.0:
            self.workflows.ingest_log(self.event_log[-1200:])
        self._save_cache()

    def get_top_habits(self, n: int = 12) -> List[Tuple[str, int]]:
        with self._lock:
            return sorted(((h, s.count) for h, s in self.habits.items()),
                          key=lambda x: x[1], reverse=True)[:n]

    def _prev_context(self) -> Tuple[Optional[str], Optional[str], Optional[str]]:
        prev1 = self.event_log[-1][1] if self.event_log else None
        prev2 = self.event_log[-2][1] if len(self.event_log) > 1 else None
        prev3 = self.event_log[-3][1] if len(self.event_log) > 2 else None
        prev1 = prev1 if isinstance(prev1, str) and not prev1.startswith("advisory:") else None
        prev2 = prev2 if isinstance(prev2, str) and not prev2.startswith("advisory:") else None
        prev3 = prev3 if isinstance(prev3, str) and not prev3.startswith("advisory:") else None
        return prev1, prev2, prev3

    def _ensemble(self, base_pred: Optional[str], base_conf: float,
                  chain_suggestion: Optional[Tuple[str, float]],
                  ctx_features: Dict[str,float]) -> Tuple[Optional[str], float]:
        pred = base_pred
        conf = base_conf
        if chain_suggestion:
            c_step, c_conf = chain_suggestion
            if base_pred == c_step:
                conf = min(1.0, 0.7 * base_conf + 0.3 * c_conf + 0.1)
            else:
                urgency = ctx_features.get("deadline_urgency", 0.0) + ctx_features.get("meeting_now", 0.0)
                if c_conf >= base_conf * (0.9 - 0.2 * urgency):
                    pred, conf = c_step, max(base_conf, c_conf)
                else:
                    conf = base_conf * 0.98
        return pred, conf

    def predict_next(self, when_ts: Optional[float] = None) -> Tuple[Optional[str], float, Dict[str, float]]:
        try:
            now_ts = when_ts if when_ts is not None else time.time()
            dt = datetime.datetime.fromtimestamp(now_ts)
            ctx_features = self.context.features()
            with self._lock:
                prev1, prev2, prev3 = self._prev_context()

            # change-point factor to temper weights
            cp_factor = self.predictor.change_point_factor()
            self.predictor.agent_weights["routine"] = 0.5 * cp_factor
            self.predictor.agent_weights["context"] = 0.35 * (2.0 - cp_factor)
            self.predictor.agent_weights["anomaly"] = 0.15

            scores, components = self.predictor._score_snapshot(prev1, prev2, prev3, dt, self.habits, now_ts, ctx_features)
            raw_pred, raw_conf = self.predictor._choose(scores)

            chain_suggestion = self.workflows.next_in_chain(prev1, prev2, prev3)
            raw_pred, raw_conf = self._ensemble(raw_pred, raw_conf, chain_suggestion, ctx_features)
            cal_conf = self.calibrator.calibrate(raw_conf) if raw_pred else 0.0

            explain = {}
            if raw_pred:
                explain = {k: (components.get(k, {}).get(raw_pred, 0.0)) for k in components.keys()}
                explain["total"] = scores.get(raw_pred, 0.0)
                hour = dt.hour; dow = dt.weekday()
                # anomaly recompute for chosen
                baseline = self.predictor.anomaly_baseline[(hour, dow)].get(raw_pred, 0.0)
                norm_base = baseline / (baseline + 8.0)
                total_local = scores.get(raw_pred, 0.0)
                ratio = abs(total_local - norm_base) / (total_local + norm_base + 1e-9)
                explain["anomaly"] = max(0.0, min(1.0, ratio))

            return raw_pred, cal_conf, explain
        except Exception:
            return None, 0.0, {}

    def predict_branch_plans(self, when_ts: Optional[float] = None, length: int = 14) -> Tuple[List[Tuple[str, float]], List[Tuple[str, float]]]:
        try:
            now_ts = when_ts if when_ts is not None else time.time()
            dt = datetime.datetime.fromtimestamp(now_ts)
            ctx_features = self.context.features()
            with self._lock:
                prev1, prev2, prev3 = self._prev_context()

            scores, _ = self.predictor._score_snapshot(prev1, prev2, prev3, dt, self.habits, now_ts, ctx_features)
            top_candidates = self.predictor._choose_top_k(scores, k=6)
            primary_slate = choose_slate(top_candidates, length=min(5, length), context_prev=prev1)

            # alternative slate: prefer top-2 path starting with second candidate (if different)
            alt_candidates = top_candidates[1:] if len(top_candidates) > 1 else []
            alt_slate = choose_slate(alt_candidates, length=min(4, length-1), context_prev=prev1)

            primary = [(h, self.calibrator.calibrate(conf)) for h, conf in primary_slate]
            alt = [(h, self.calibrator.calibrate(conf)) for h, conf in alt_slate]
            return primary, alt
        except Exception:
            return [], []

    def predict_next_plan(self, when_ts: Optional[float] = None, length: int = 14) -> List[Tuple[str, float]]:
        primary, alt = self.predict_branch_plans(when_ts=when_ts, length=length)
        merged: List[Tuple[str, float]] = []
        for i, (s, c) in enumerate(primary):
            merged.append((s, c))
            if i == 1 and alt:
                for a_s, a_c in alt[:3]:
                    merged.append((f"{a_s} (alt)", max(0.0, min(1.0, a_c * 0.95))))
        return merged

    def routine_preview(self) -> Optional[List[str]]:
        with self._lock:
            prev1, _, _ = self._prev_context()
        if not prev1:
            return None
        return self.workflows.routine_for_trigger(prev1)

    def reinforce(self) -> None:
        with self._lock:
            if not self.event_log or not self.habits:
                return
            last_ts, last_habit = self.event_log[-1]
            dt = datetime.datetime.fromtimestamp(last_ts)
            prev1 = self.event_log[-2][1] if len(self.event_log) > 1 else None
            prev2 = self.event_log[-3][1] if len(self.event_log) > 2 else None
            prev3 = self.event_log[-4][1] if len(self.event_log) > 3 else None
            prev1 = prev1 if isinstance(prev1, str) and not prev1.startswith("advisory:") else None
            prev2 = prev2 if isinstance(prev2, str) and not prev2.startswith("advisory:") else None
            prev3 = prev3 if isinstance(prev3, str) and not prev3.startswith("advisory:") else None
            ctx_features = self.context.features()
            predicted, raw_conf, _ = self.predictor._choose(
                self.predictor._score_snapshot(prev1, prev2, prev3, dt, self.habits, last_ts, ctx_features)[0]
            )
            correct = (predicted == last_habit)
            self.calibrator.update(raw_conf or 0.0, correct)
            self.predictor.reward(correct, strong=True)
            self.activity_score = max(0.0, self.activity_score - 0.02)
        self._save_cache()

    def daily_review(self) -> int:
        with self._lock:
            now = time.time()
            today_str = datetime.datetime.fromtimestamp(now).strftime("%Y-%m-%d")
            if self.last_review_day == today_str:
                return 0
            cutoff = now - 24 * 3600
            disabled_count = 0
            to_disable = []
            for habit, stats in list(self.habits.items()):
                if stats.last_ts < cutoff:
                    self.disabled_habits[habit] = self.habits.pop(habit)
                    to_disable.append(habit); disabled_count += 1
            self.last_review_day = today_str
        self.monitor.mark_disabled(to_disable)
        self._save_cache()
        return disabled_count

    def assess_process(self, habit_key: str, pid: int, cpu: float, mem_mb: float,
                       parent_name: Optional[str], net_conns: int, baseline_net: float) -> Optional[IntrusionAlert]:
        hour = datetime.datetime.fromtimestamp(time.time()).hour
        with self._lock:
            seen_before = habit_key in self.habits
        name = habit_key.replace("proc:", "") if habit_key.startswith("proc:") else habit_key
        suspicion = self.guard.score_process_suspicion(
            name=name, cpu=cpu, mem_mb=mem_mb, hour=hour, seen_before=seen_before,
            parent_name=parent_name, net_connections=net_conns, baseline_net=baseline_net
        )
        if suspicion >= 0.7:
            msg = f"Unauthorized access suspected: {name} (PID {pid})"
            alert = IntrusionAlert(message=msg, pid=pid, habit_key=habit_key, severity=suspicion)
            with self._lock:
                self.alert_queue.append(alert)
                self.event_log.append((time.time(), f"advisory:{msg}"))
                if len(self.event_log) > 60000:
                    self.event_log = self.event_log[-60000:]
            return alert
        return None

    def ingest_passive_events(self) -> Tuple[int, Optional[str]]:
        if not self.learning_enabled:
            return 0, None
        ingested = 0
        advisory = None

        fg = self.monitor.scan_foreground()
        if fg:
            self.record_habit(fg)
            ingested += 1
            if fg.startswith("web:"):
                title = fg[4:]
                dt = datetime.datetime.now()
                hour = dt.hour
                today = dt.strftime("%Y-%m-%d")
                daily_count = self.guard.safe_daily.get(f"{today}|{fg}", 0)
                susp = self.guard.score_title_suspicion(title, hour, daily_count)
                if susp >= 0.7:
                    advisory = f"Suspicious site behavior: '{title}'. Proceed with caution."

        for habit_key, pid, cpu, mem_mb, parent_name, net_conns, baseline_net in self.monitor.scan_processes():
            self.record_habit(habit_key)
            ingested += 1
            self.assess_process(habit_key, pid, cpu, mem_mb, parent_name, net_conns, baseline_net)

        if ingested > 0:
            self.reinforce()
        return ingested, advisory

    # Actions + auto-play settings
    def set_action(self, habit_key: str, action_type: str, value: str) -> None:
        with self._lock:
            self.action_map[habit_key] = {"type": action_type, "value": value}
        self._save_cache()

    def execute_action(self, habit_key: str) -> bool:
        try:
            with self._lock:
                spec = self.action_map.get(habit_key)
            if not spec:
                return False
            atype, val = spec.get("type"), spec.get("value")
            if not atype or not val:
                return False
            plat = sys.platform
            if atype == "cmd":
                subprocess.Popen(val, shell=True); return True
            elif atype == "open":
                if plat.startswith("win"):
                    os.startfile(val)  # type: ignore[attr-defined]
                elif plat == "darwin":
                    subprocess.Popen(["open", val])
                else:
                    subprocess.Popen(["xdg-open", val])
                return True
            return False
        except Exception:
            return False

    def set_auto_play(self, enabled: bool, threshold: float, delay_sec: float) -> None:
        with self._lock:
            self.auto_play_enabled = bool(enabled)
            self.auto_play_threshold = max(0.5, min(0.99, float(threshold)))
            self.auto_play_delay_sec = max(1.0, min(15.0, float(delay_sec)))
        self._save_cache()

    def set_auto_safelists(self, clusters: List[str], habits: List[str]) -> None:
        with self._lock:
            self.auto_safe_clusters = set(c.strip() for c in clusters if c)
            self.auto_whitelist_habits = set(h.strip() for h in habits if h)
        self._save_cache()

    def habit_cluster(self, habit_key: Optional[str]) -> Optional[str]:
        return self.predictor._habit_cluster(habit_key)

    def set_learning(self, enabled: bool) -> None:
        with self._lock:
            self.learning_enabled = bool(enabled)

    def kill_process(self, pid: int, habit_key: Optional[str] = None) -> bool:
        try:
            p = psutil.Process(pid)
            p.terminate()
            try:
                p.wait(timeout=2.0)
            except psutil.TimeoutExpired:
                p.kill()
            with self._lock:
                self.predictor.weights["global"] = max(0.05, self.predictor.weights["global"] - 0.05)
            return True
        except Exception:
            return False

    def allow_habit(self, habit_key: str) -> None:
        with self._lock:
            self.guard.whitelist.add(habit_key)
            self.predictor.weights["sequence1"] += 0.02
            self.predictor.weights["sequence2"] += 0.02
            self.predictor.weights["sequence3"] += 0.02
        self._save_cache()

    def monitor_habit(self, habit_key: str) -> None:
        with self._lock:
            self.guard.watchlist.add(habit_key)
        self._save_cache()

# ----------------------------
# Background scheduler with adaptive auto-play
# ----------------------------
class Scheduler(threading.Thread):
    def __init__(self, foresight: Foresight, gui_ref, stop_event: threading.Event):
        super().__init__(daemon=True)
        self.fs = foresight
        self.gui = gui_ref
        self.stop_event = stop_event
        self._auto_timer: Optional[threading.Timer] = None
        self._pending_auto_step: Optional[str] = None

    def _cancel_auto(self):
        if self._auto_timer:
            self._auto_timer.cancel()
            self._auto_timer = None
        self._pending_auto_step = None
        if self.gui:
            self.gui.status_var.set("Auto-play canceled.")

    def _auto_execute(self):
        step = self._pending_auto_step
        self._pending_auto_step = None
        self._auto_timer = None
        if not step:
            return
        executed = False
        cl = self.fs.habit_cluster(step)
        with self.fs._lock:
            safe_clusters = self.fs.auto_safe_clusters
            safe_habits = self.fs.auto_whitelist_habits
        # hardened: require cluster OR explicit habit whitelisting
        if (cl and cl in safe_clusters) or (step in safe_habits):
            executed = self.fs.execute_action(step)
        self.fs.record_habit(step)
        self.fs.reinforce()
        if self.gui:
            self.gui._update_plan()
            msg = "Auto-executed and recorded." if executed else "Auto-recorded (execution not allowed)."
            self.gui.status_var.set(msg + " Plan refreshed.")

    def maybe_autoplay(self, suggestion: Optional[str], confidence: float):
        with self.fs._lock:
            enabled = self.fs.auto_play_enabled
            threshold = self.fs.auto_play_threshold
            delay_base = self.fs.auto_play_delay_sec
        if not enabled or not suggestion:
            return
        if confidence < threshold:
            return
        if confidence >= 0.97:
            delay = max(1.0, delay_base * 0.5)
        elif confidence >= 0.92:
            delay = max(1.5, delay_base * 0.7)
        else:
            delay = delay_base
        self._pending_auto_step = suggestion
        if self.gui:
            self.gui.status_var.set(f"Auto-play in {delay:.0f}s: {suggestion} (Conf: {confidence*100:.0f}%). Click 'Cancel auto' to stop.")
        if self._auto_timer:
            self._auto_timer.cancel()
        self._auto_timer = threading.Timer(delay, self._auto_execute)
        self._auto_timer.start()

    def run(self):
        while not self.stop_event.is_set():
            try:
                disabled_ct = self.fs.daily_review()
                with self.fs._lock:
                    active = self.fs.activity_score
                    learning = self.fs.learning_enabled
                base_interval = 2.0 if learning else 6.0
                interval = max(0.8, base_interval * (1.5 - active))
                ingested, advisory = self.fs.ingest_passive_events()
                if ingested == 0 and learning and disabled_ct == 0:
                    self.fs.reinforce()
                if advisory and self.gui:
                    with self.fs._lock:
                        self.fs.event_log.append((time.time(), f"advisory:{advisory}"))
                        if len(self.fs.event_log) > 60000:
                            self.fs.event_log = self.fs.event_log[-60000:]
                suggestion, conf, _ = self.fs.predict_next()
                self.maybe_autoplay(suggestion, conf)
                time.sleep(interval)
            except Exception:
                time.sleep(3.0)

# ----------------------------
# GUI
# ----------------------------
class ForesightGUI:
    def __init__(self, foresight: Foresight, update_ms: int = 1000):
        self.fs = foresight
        self.update_ms = update_ms
        self.stop_event = threading.Event()
        self.root = tk.Tk()
        self.root.title("Foresight++")
        try:
            self.root.call('tk', 'scaling', 1.0)
        except Exception:
            pass

        self.root.geometry("1120x640")
        self.root.minsize(980, 520)

        self.figure = None
        self.ax = None
        self.canvas = None
        self.explain_last: Dict[str, float] = {}
        self.execute_enabled = tk.BooleanVar(value=False)
        self.auto_enabled_var = tk.BooleanVar(value=self.fs.auto_play_enabled)
        self.auto_threshold_var = tk.DoubleVar(value=self.fs.auto_play_threshold)
        self.auto_delay_var = tk.DoubleVar(value=self.fs.auto_play_delay_sec)
        self._build_layout()

        self.scheduler = Scheduler(self.fs, self, self.stop_event)
        self.scheduler.start()

        self.root.protocol("WM_DELETE_WINDOW", self._on_close)
        self._tick()

    def _build_layout(self):
        container = ttk.Frame(self.root, padding=6)
        container.pack(fill="both", expand=True)
        for c in range(4):
            container.columnconfigure(c, weight=1)
        container.rowconfigure(0, weight=0)
        container.rowconfigure(1, weight=1)
        container.rowconfigure(2, weight=0)

        top = ttk.Frame(container)
        top.grid(row=0, column=0, columnspan=4, sticky="ew", pady=(0, 4))
        for c in range(16):
            top.columnconfigure(c, weight=0)
        top.columnconfigure(0, weight=1)

        self.suggestion_var = tk.StringVar(value="Suggestion: —")
        self.confidence_var = tk.StringVar(value="")
        ttk.Label(top, textvariable=self.suggestion_var).grid(row=0, column=0, sticky="w")
        ttk.Label(top, textvariable=self.confidence_var, foreground="#2f4f4f").grid(row=0, column=1, sticky="w")
        ttk.Button(top, text="Why?", command=self._show_why).grid(row=0, column=2, sticky="e")
        ttk.Button(top, text="Preview routine", command=self._preview_routine).grid(row=0, column=3, sticky="e")

        self.learning_var = tk.BooleanVar(value=True)
        ttk.Checkbutton(top, text="Learning", variable=self.learning_var, command=self._toggle_learning).grid(row=0, column=4, sticky="e")
        ttk.Checkbutton(top, text="Execute actions", variable=self.execute_enabled).grid(row=0, column=5, sticky="e")

        ttk.Checkbutton(top, text="Auto-play", variable=self.auto_enabled_var, command=self._apply_auto).grid(row=0, column=6, sticky="e")
        ttk.Label(top, text="Threshold").grid(row=0, column=7, sticky="e")
        self.threshold_spin = ttk.Spinbox(top, from_=0.5, to=0.99, increment=0.01, textvariable=self.auto_threshold_var, width=5, command=self._apply_auto)
        self.threshold_spin.grid(row=0, column=8, sticky="e")

        ttk.Label(top, text="Delay (s)").grid(row=1, column=7, sticky="e")
        self.delay_spin = ttk.Spinbox(top, from_=1.0, to=15.0, increment=1.0, textvariable=self.auto_delay_var, width=5, command=self._apply_auto)
        self.delay_spin.grid(row=1, column=8, sticky="e")

        ttk.Button(top, text="Cancel auto", command=self._cancel_auto).grid(row=1, column=6, sticky="e")
        ttk.Button(top, text="Safe lists", command=self._edit_safe_lists).grid(row=1, column=5, sticky="e")

        self.advisory_var = tk.StringVar(value="")
        ttk.Label(top, textvariable=self.advisory_var, foreground="#b22222").grid(row=1, column=0, columnspan=3, sticky="w")

        self.anomaly_var = tk.StringVar(value="")
        ttk.Label(top, textvariable=self.anomaly_var, foreground="#8b0000").grid(row=1, column=3, columnspan=2, sticky="w")

        left = ttk.LabelFrame(container, text="Top habits", padding=6)
        left.grid(row=1, column=0, sticky="nsew", padx=(0, 4))
        left.columnconfigure(0, weight=1)
        left.rowconfigure(0, weight=1)
        self.listbox = tk.Listbox(left, height=18)
        self.listbox.grid(row=0, column=0, sticky="nsew")
        scroll = ttk.Scrollbar(left, orient="vertical", command=self.listbox.yview)
        scroll.grid(row=0, column=1, sticky="ns")
        self.listbox.config(yscrollcommand=scroll.set)

        midL = ttk.LabelFrame(container, text="Frequency", padding=6)
        midL.grid(row=1, column=1, sticky="nsew", padx=(4, 4))
        midL.columnconfigure(0, weight=1)
        midL.rowconfigure(0, weight=1)
        if plt is not None and FigureCanvasTkAgg is not None:
            self.figure = plt.Figure(figsize=(4.2, 2.6), dpi=100)
            self.ax = self.figure.add_subplot(111)
            self.ax.set_title("Frequency")
            self.ax.set_ylabel("Count")
            self.ax.tick_params(axis='x', rotation=35, labelsize=7)
            self.canvas = FigureCanvasTkAgg(self.figure, master=midL)
            self.canvas.get_tk_widget().grid(row=0, column=0, sticky="nsew")

        midR = ttk.LabelFrame(container, text="Next steps (live assistant)", padding=6)
        midR.grid(row=1, column=2, sticky="nsew", padx=(4, 4))
        midR.columnconfigure(0, weight=1)
        midR.rowconfigure(0, weight=1)

        self.plan_tree = ttk.Treeview(midR, columns=("step", "confidence"), show="headings", height=18)
        self.plan_tree.heading("step", text="Step")
        self.plan_tree.heading("confidence", text="Confidence")
        self.plan_tree.column("step", width=340, anchor="w")
        self.plan_tree.column("confidence", width=110, anchor="center")
        self.plan_tree.grid(row=0, column=0, columnspan=3, sticky="nsew")
        plan_scroll = ttk.Scrollbar(midR, orient="vertical", command=self.plan_tree.yview)
        plan_scroll.grid(row=0, column=3, sticky="ns")
        self.plan_tree.config(yscrollcommand=plan_scroll.set)

        ttk.Button(midR, text="Accept", command=self._accept_step).grid(row=1, column=0, sticky="ew", pady=(6, 0))
        ttk.Button(midR, text="Skip", command=self._skip_step).grid(row=1, column=1, sticky="ew", pady=(6, 0))
        ttk.Button(midR, text="Up", command=self._move_up).grid(row=1, column=2, sticky="ew", pady=(6, 0))

        ttk.Button(midR, text="Down", command=self._move_down).grid(row=2, column=0, sticky="ew", pady=(4, 0))
        ttk.Button(midR, text="Edit actions", command=self._edit_actions).grid(row=2, column=1, sticky="ew", pady=(4, 0))
        ttk.Button(midR, text="Execute selected", command=self._execute_selected).grid(row=2, column=2, sticky="ew", pady=(4, 0))

        right = ttk.LabelFrame(container, text="Auto-play settings", padding=6)
        right.grid(row=1, column=3, sticky="nsew", padx=(4, 0))
        right.columnconfigure(0, weight=1)
        right.rowconfigure(0, weight=1)
        self.auto_summary = tk.StringVar(value=self._format_auto_summary())
        ttk.Label(right, textvariable=self.auto_summary, justify="left").grid(row=0, column=0, sticky="nw")

        self.status_var = tk.StringVar(value="Ready.")
        ttk.Label(self.root, textvariable=self.status_var, anchor="w").pack(fill="x", side="bottom")

    def _format_auto_summary(self) -> str:
        with self.fs._lock:
            clusters = ", ".join(sorted(self.fs.auto_safe_clusters)) or "—"
            habits = ", ".join(sorted(self.fs.auto_whitelist_habits)) or "—"
        return f"Enabled: {self.auto_enabled_var.get()}\nThreshold: {self.auto_threshold_var.get():.2f}\nDelay: {self.auto_delay_var.get():.1f}s\nSafe clusters: {clusters}\nSafe habits: {habits}"

    def _apply_auto(self):
        self.fs.set_auto_play(self.auto_enabled_var.get(), self.auto_threshold_var.get(), self.auto_delay_var.get())
        self.auto_summary.set(self._format_auto_summary())
        self.status_var.set("Auto-play settings updated.")

    def _cancel_auto(self):
        self.scheduler._cancel_auto()

    def _edit_safe_lists(self):
        clusters_str = simpledialog.askstring("Safe clusters", "Comma-separated clusters to auto-execute (e.g., browser,office,comms):")
        habits_str = simpledialog.askstring("Safe habits", "Comma-separated habit keys to auto-execute (e.g., app:Notepad, web:Docs):")
        clusters = [s.strip() for s in clusters_str.split(",")] if clusters_str else []
        habits = [s.strip() for s in habits_str.split(",")] if habits_str else []
        self.fs.set_auto_safelists(clusters, habits)
        self.auto_summary.set(self._format_auto_summary())
        self.status_var.set("Safe lists updated.")

    def _toggle_learning(self):
        self.fs.set_learning(self.learning_var.get())
        self.status_var.set("Learning is " + ("ON" if self.learning_var.get() else "OFF"))

    def _poll_advisory(self) -> Optional[str]:
        with self.fs._lock:
            for ts, h in reversed(self.fs.event_log[-50:]):
                if isinstance(h, str) and h.startswith("advisory:"):
                    return h[len("advisory:"):]
        return None

    def _poll_alert(self) -> Optional[IntrusionAlert]:
        with self.fs._lock:
            if self.fs.alert_queue:
                return self.fs.alert_queue.pop()
        return None

    def _show_intrusion_prompt(self, alert: IntrusionAlert):
        msg = f"{alert.message}\n\nChoose an action:\n- Kill: terminate the process\n- Allow: whitelist and ignore alerts for this item\n- Monitor: keep observing and alert if it escalates"
        resp = messagebox.askquestion("Intrusion detected", msg, icon="warning")
        if resp == "yes":
            success = (alert.pid is not None) and self.fs.kill_process(alert.pid, alert.habit_key)
            self.status_var.set("Process terminated." if success else "Failed to terminate process.")
            return
        resp2 = messagebox.askyesno("Allow or Monitor?", "Allow this item (Yes) or Monitor it (No)?")
        if resp2:
            if alert.habit_key:
                self.fs.allow_habit(alert.habit_key)
                self.status_var.set("Item whitelisted.")
        else:
            if alert.habit_key:
                self.fs.monitor_habit(alert.habit_key)
                self.status_var.set("Item added to watchlist.")

    def _show_why(self):
        explain = self.explain_last or {}
        if not explain or "total" not in explain:
            messagebox.showinfo("Why this prediction", "No explanation available yet.")
            return
        lines = [
            f"Total score: {explain.get('total', 0.0):.3f}",
            f"Sequence (1-step): {explain.get('sequence1', 0.0):.3f}",
            f"Sequence (2-step): {explain.get('sequence2', 0.0):.3f}",
            f"Sequence (3-step): {explain.get('sequence3', 0.0):.3f}",
            f"Embeddings (generalization): {explain.get('embeddings', 0.0):.3f}",
            f"Context: {explain.get('context', 0.0):.3f}",
            f"Season (month): {explain.get('season_month', 0.0):.3f}",
            f"Season (week-of-month): {explain.get('season_wom', 0.0):.3f}",
            f"Hour-of-day: {explain.get('tod', 0.0):.3f}",
            f"Global: {explain.get('global', 0.0):.3f}",
            f"Cluster boost: {explain.get('cluster', 0.0):.3f}",
            f"Recency: {explain.get('recency', 0.0):.3f}",
            f"Semantic tag bias: {explain.get('semantic', 0.0):.3f}",
            f"Anomaly score: {explain.get('anomaly', 0.0):.2f}",
        ]
        messagebox.showinfo("Why this prediction", "\n".join(lines))

    def _preview_routine(self):
        routine = self.fs.routine_preview()
        if not routine:
            messagebox.showinfo("Routine preview", "No routine recognized from current trigger.")
            return
        msg = "Recognized routine:\n\n" + "\n → ".join(routine)
        messagebox.showinfo("Routine preview", msg)

    def _update_plan(self):
        try:
            plan = self.fs.predict_next_plan(length=14)
            for item in self.plan_tree.get_children():
                self.plan_tree.delete(item)
            for step, conf in plan:
                self.plan_tree.insert("", "end", values=(step, f"{conf*100:.0f}%"))
        except Exception:
            pass

    def _selected_plan_item(self) -> Optional[str]:
        try:
            sel = self.plan_tree.selection()
            if not sel:
                return None
            vals = self.plan_tree.item(sel[0], "values")
            return vals[0] if vals else None
        except Exception:
            return None

    def _accept_step(self):
        step = self._selected_plan_item()
        if not step:
            self.status_var.set("No step selected.")
            return
        step_clean = step.replace(" (alt)", "")
        self.fs.record_habit(step_clean)
        self.fs.reinforce()
        executed = False
        if self.execute_enabled.get():
            executed = self.fs.execute_action(step_clean)
        self.status_var.set(("Accepted and executed." if executed else "Accepted.") + " Plan refreshed.")
        self._update_plan()

    def _skip_step(self):
        step = self._selected_plan_item()
        if not step:
            self.status_var.set("No step selected.")
            return
        self.fs.predictor.reward(matched=False, strong=True)
        for iid in self.plan_tree.get_children():
            vals = self.plan_tree.item(iid, "values")
            if vals and vals[0] == step:
                self.plan_tree.delete(iid)
                break
        self.status_var.set("Skipped. Predictor adjusted.")
        self._update_plan()
        self.fs._save_cache()

    def _move_up(self):
        sel = self.plan_tree.selection()
        if not sel:
            self.status_var.set("No step selected.")
            return
        iid = sel[0]
        prev_iid = self.plan_tree.prev(iid)
        if not prev_iid:
            return
        self.plan_tree.move(iid, self.plan_tree.parent(iid), self.plan_tree.index(prev_iid))
        self.status_var.set("Reordered: moved up.")

    def _move_down(self):
        sel = self.plan_tree.selection()
        if not sel:
            self.status_var.set("No step selected.")
            return
        iid = sel[0]
        next_iid = self.plan_tree.next(iid)
        if not next_iid:
            return
        self.plan_tree.move(iid, self.plan_tree.parent(iid), self.plan_tree.index(next_iid) + 1)
        self.status_var.set("Reordered: moved down.")

    def _edit_actions(self):
        habit_key = simpledialog.askstring("Action editor", "Habit key to bind (e.g., app:Notepad, web:Docs):")
        if not habit_key:
            return
        atype = simpledialog.askstring("Action type", "Type: 'cmd' to run, 'open' to open file/url/app:")
        if not atype or atype not in {"cmd", "open"}:
            messagebox.showerror("Invalid type", "Action type must be 'cmd' or 'open'.")
            return
        value = simpledialog.askstring("Action value", "Command or path/URL to open:")
        if not value:
            return
        self.fs.set_action(habit_key.strip(), atype.strip(), value.strip())
        self.status_var.set(f"Action bound: {habit_key} -> {atype} {value}")

    def _execute_selected(self):
        step = self._selected_plan_item()
        if not step:
            self.status_var.set("No step selected.")
            return
        ok = self.fs.execute_action(step.replace(" (alt)", ""))
        self.status_var.set("Executed." if ok else "No action bound or failed.")

    def _tick(self):
        try:
            pred, conf, explain = self.fs.predict_next()
            self.explain_last = explain or {}
            if pred:
                self.suggestion_var.set(f"Suggestion: {pred}")
                self.confidence_var.set(f"Confidence: {conf*100:.0f}%")
                anom = float(explain.get("anomaly", 0.0)) if explain else 0.0
                self.anomaly_var.set("" if anom < 0.35 else f"Outlier pattern predicted (anomaly {anom:.2f}).")
            else:
                self.suggestion_var.set("Suggestion: —")
                self.confidence_var.set("")
                self.explain_last = {}
                self.anomaly_var.set("")

            adv = self._poll_advisory()
            self.advisory_var.set(adv if adv else "")
            alert = self._poll_alert()
            if alert:
                self._show_intrusion_prompt(alert)

            self.listbox.delete(0, tk.END)
            for h, c in self.fs.get_top_habits(20):
                self.listbox.insert(tk.END, f"{h}  —  {c}")

            if self.canvas is not None and self.ax is not None:
                self.ax.clear()
                self.ax.set_title("Frequency")
                self.ax.set_ylabel("Count")
                data = self.fs.get_top_habits(10)
                if data:
                    habits = [h for h, _ in data]
                    counts = [c for _, c in data]
                    self.ax.bar(habits, counts, color="#66b3ff")
                    self.ax.tick_params(axis='x', rotation=35, labelsize=7)
                else:
                    self.ax.text(0.5, 0.5, "No data yet", ha="center", va="center")
                self.canvas.draw()

            self._update_plan()

            with self.fs._lock:
                total = len(self.fs.habits)
                disabled_total = len(self.fs.disabled_habits)
                events = len(self.fs.event_log)
                act = self.fs.activity_score
                learn = self.fs.learning_enabled
            self.status_var.set(
                f"Active: {total} | Disabled: {disabled_total} | Events: {events} | Act: {act:.2f} | {'Learning ON' if learn else 'Learning OFF'}"
            )
        except Exception as e:
            self.status_var.set(f"Update error: {e}")

        self.root.after(self.update_ms, self._tick)

    def _on_close(self):
        self.stop_event.set()
        self.root.destroy()

    def run(self):
        self.root.mainloop()

# ----------------------------
# Entry point
# ----------------------------
def main():
    fs = Foresight(cache_file="foresight_cache.bin")
    gui = ForesightGUI(fs, update_ms=1000)
    gui.run()

if __name__ == "__main__":
    main()
